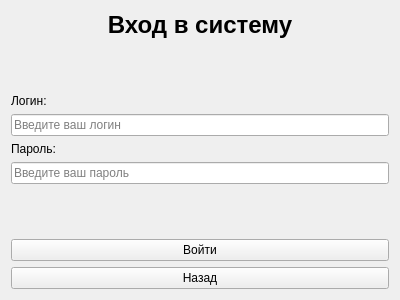
<?xml version="1.0" encoding="UTF-8"?>
<ui version="4.0">
 <class>LoginWindow</class>
 <widget class="QWidget" name="LoginWindow">
  <property name="geometry">
   <rect>
    <x>0</x>
    <y>0</y>
    <width>400</width>
    <height>300</height>
   </rect>
  </property>
  <layout class="QVBoxLayout" name="verticalLayout">
   <item>
    <widget class="QLabel" name="titleLabel">
     <property name="text">
      <string>Вход в систему</string>
     </property>
     <property name="alignment">
      <set>Qt::AlignCenter</set>
     </property>
     <property name="font">
      <font>
       <family>Arial</family>
       <pointsize>18</pointsize>
       <weight>75</weight>
       <bold>true</bold>
      </font>
     </property>
    </widget>
   </item>
   <item>
    <spacer name="verticalSpacer">
     <property name="orientation">
      <enum>Qt::Vertical</enum>
     </property>
     <property name="sizeHint" stdset="0">
      <size>
       <width>20</width>
       <height>20</height>
      </size>
     </property>
    </spacer>
   </item>
   <item>
    <widget class="QLabel" name="loginLabel">
     <property name="text">
      <string>Логин:</string>
     </property>
    </widget>
   </item>
   <item>
    <widget class="QLineEdit" name="loginInput">
     <property name="placeholderText">
      <string>Введите ваш логин</string>
     </property>
    </widget>
   </item>
   <item>
    <widget class="QLabel" name="passwordLabel">
     <property name="text">
      <string>Пароль:</string>
     </property>
    </widget>
   </item>
   <item>
    <widget class="QLineEdit" name="passwordInput">
     <property name="placeholderText">
      <string>Введите ваш пароль</string>
     </property>
     <property name="echoMode">
      <enum>QLineEdit::Password</enum>
     </property>
    </widget>
   </item>
   <item>
    <spacer name="verticalSpacer_2">
     <property name="orientation">
      <enum>Qt::Vertical</enum>
     </property>
     <property name="sizeHint" stdset="0">
      <size>
       <width>20</width>
       <height>20</height>
      </size>
     </property>
    </spacer>
   </item>
   <item>
    <widget class="QPushButton" name="loginButton">
     <property name="text">
      <string>Войти</string>
     </property>
    </widget>
   </item>
   <item>
    <widget class="QPushButton" name="backButton">
     <property name="text">
      <string>Назад</string>
     </property>
    </widget>
   </item>
  </layout>
 </widget>
 <resources/>
 <connections/>
</ui>
